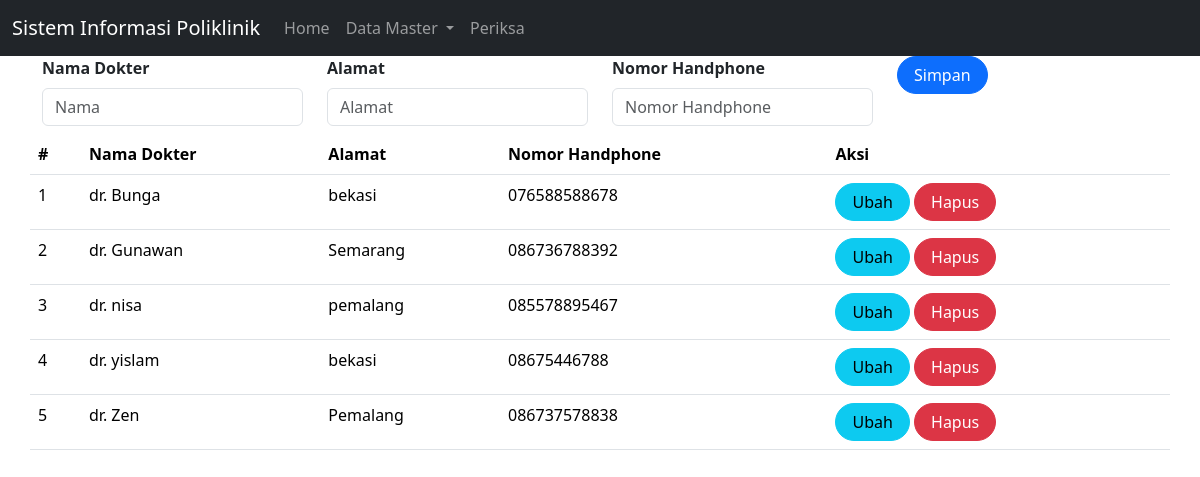
Screenshot of /dokter.php with the database file from the repository.
### tables this page shows
CREATE TABLE `dokter` (
  `id` int(11) NOT NULL,
  `nama` varchar(255) DEFAULT NULL,
  `alamat` varchar(255) DEFAULT NULL,
  `no_hp` varchar(50) DEFAULT NULL
);

### dokter.php (the view, shortened to what this page needs)
<!doctype html>
<html lang="en">
  <head>
    <link href="https://cdn.jsdelivr.net/npm/bootstrap@5.3.2/dist/css/bootstrap.min.css" rel="stylesheet">
  </head>
  <body>
  <nav class="navbar navbar-expand-lg  navbar-dark bg-dark">
  <div class="container-fluid">
    <a class="navbar-brand" href="#">
      Sistem Informasi Poliklinik
    </a>
    <div class="collapse navbar-collapse" id="navbarNavDropdown">
      <ul class="navbar-nav">
        <li class="nav-item">
          <a class="nav-link" aria-current="page" href="index.php">
            Home
          </a>
        </li>
        <li class="nav-item dropdown">
          <a class="nav-link dropdown-toggle" href="#" role="button"
          data-bs-toggle="dropdown" aria-expanded="false">
            Data Master
          </a>
        </li>
        <li class="nav-item">
          <a class="nav-link"
          href="periksa.php?page=periksa">
            Periksa
          </a>
        </li>
      </ul>
    </div>
  </div>
</nav>
<?php
include'koneksi.php';
?>
<body>
<div class="container">
    <form class="form row"  method="POST" action="" name="myForm" onsubmit="return(validate());">
    <?php
    $nama = '';
    $alamat = '';
    $no_hp = '';
    ?>
    <div class="col">
        <label for="inputNama" class="form-label fw-bold">
            Nama Dokter
        </label>
        <input type="varchar" class="form-control" name="nama" id="inputNama" placeholder="Nama" value="<?php echo $nama ?>">
    </div>
    <div class="col">
        <label for="inputAlamat" class="form-label fw-bold">
            Alamat
        </label>
        <input type="varchar" class="form-control" name="alamat" id="inputAlamat" placeholder="Alamat" value="<?php echo $alamat ?>">
    </div>
    <div class="col mb-2">
        <label for="inputNo_hp" class="form-label fw-bold">
        Nomor Handphone
        </label>
        <input type="varchar" class="form-control" name="no_hp" id="inputNo_hp" placeholder="Nomor Handphone" value="<?php echo $no_hp ?>">
    </div>
    <div class="col">
        <button type="submit" class="btn btn-primary rounded-pill px-3" name="simpan">Simpan</button>
    </div>
<table class="table table-hover">
    <thead>
        <tr>
            <th scope="col">#</th>
            <th scope="col">Nama Dokter</th>
            <th scope="col">Alamat</th>
            <th scope="col">Nomor Handphone</th>
            <th scope="col">Aksi</th>
        </tr>
    </thead>
    <tbody>
    <?php
    $result = mysqli_query(
    $mysqli,"SELECT * FROM dokter ORDER BY nama"
    );
$no = 1;
while ($data = mysqli_fetch_array($result)) {
?>
    <tr>
        <td><?php echo $no++ ?></td>
        <td><?php echo $data['nama'] ?></td>
        <td><?php echo $data['alamat'] ?></td>
        <td><?php echo $data['no_hp'] ?></td>
                <td>
                    <a class="btn btn-info rounded-pill px-3"
                    href="dokter.php?id=<?php echo $data['id'] ?>">Ubah
                    </a>
                    <a class="btn btn-danger rounded-pill px-3"
                    href="dokter.php?page=dokter&id=<?php echo $data['id'] ?>&aksi=hapus">Hapus</a>
                </td>
            </tr>
        <?php
        }
        ?>
    </tbody>
</form>
</body>
</html>

### rows the page displays
dokter: nama "dr. Bunga", alamat "bekasi", no_hp "076588588678"
dokter: nama "dr. Gunawan", alamat "Semarang", no_hp "086736788392"
dokter: nama "dr. nisa", alamat "pemalang", no_hp "085578895467"
dokter: nama "dr. yislam", alamat "bekasi", no_hp "08675446788"
dokter: nama "dr. Zen", alamat "Pemalang", no_hp "086737578838"
